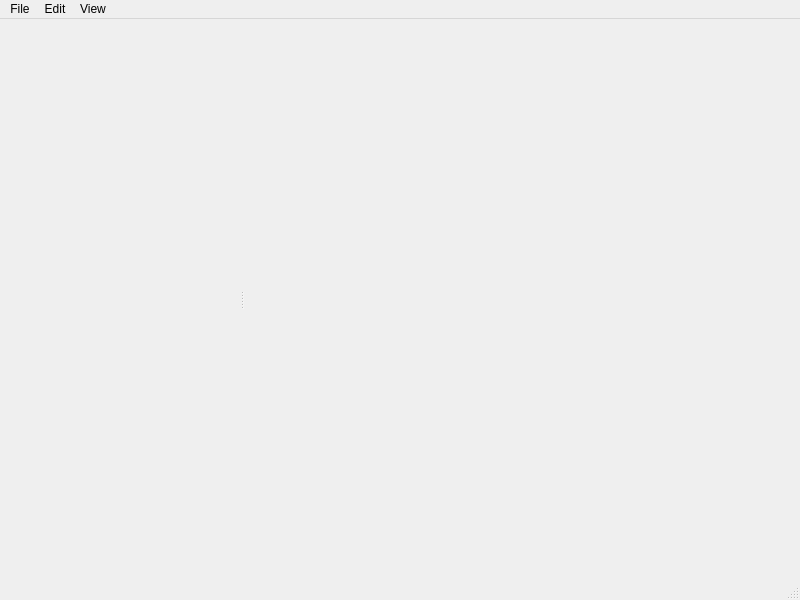
<?xml version="1.0" encoding="UTF-8"?>
<ui version="4.0">
 <class>MainWindow</class>
 <widget class="QMainWindow" name="MainWindow">
  <property name="geometry">
   <rect>
    <x>0</x>
    <y>0</y>
    <width>800</width>
    <height>600</height>
   </rect>
  </property>
  <property name="windowTitle">
   <string>FSG Models Assembler</string>
  </property>
  <property name="windowIcon">
   <iconset resource="../mscsim-asm3d.qrc">
    <normaloff>:/gui/images/icon.svg</normaloff>:/gui/images/icon.svg</iconset>
  </property>
  <property name="locale">
   <locale language="Polish" country="Poland"/>
  </property>
  <widget class="QWidget" name="centralWidget">
   <layout class="QGridLayout" name="gridLayout">
    <property name="leftMargin">
     <number>0</number>
    </property>
    <property name="topMargin">
     <number>0</number>
    </property>
    <property name="rightMargin">
     <number>0</number>
    </property>
    <property name="bottomMargin">
     <number>0</number>
    </property>
    <item row="0" column="0">
     <widget class="QSplitter" name="splitter">
      <property name="orientation">
       <enum>Qt::Horizontal</enum>
      </property>
      <widget class="WidgetDoc" name="widgetDoc" native="true">
       <property name="minimumSize">
        <size>
         <width>240</width>
         <height>0</height>
        </size>
       </property>
      </widget>
      <widget class="WidgetCGI" name="widgetCGI" native="true">
       <property name="sizePolicy">
        <sizepolicy hsizetype="Preferred" vsizetype="Preferred">
         <horstretch>2</horstretch>
         <verstretch>0</verstretch>
        </sizepolicy>
       </property>
      </widget>
     </widget>
    </item>
   </layout>
  </widget>
  <widget class="QMenuBar" name="menuBar">
   <property name="geometry">
    <rect>
     <x>0</x>
     <y>0</y>
     <width>800</width>
     <height>23</height>
    </rect>
   </property>
   <widget class="QMenu" name="menuFile">
    <property name="title">
     <string>File</string>
    </property>
    <widget class="QMenu" name="menuRecentFiles">
     <property name="title">
      <string>Recent files</string>
     </property>
    </widget>
    <addaction name="actionNew"/>
    <addaction name="actionOpen"/>
    <addaction name="menuRecentFiles"/>
    <addaction name="actionClearRecent"/>
    <addaction name="actionSave"/>
    <addaction name="actionSaveAs"/>
    <addaction name="actionExport"/>
    <addaction name="separator"/>
    <addaction name="actionExit"/>
   </widget>
   <widget class="QMenu" name="menuView">
    <property name="title">
     <string>View</string>
    </property>
    <addaction name="actionRefresh"/>
    <addaction name="separator"/>
    <addaction name="actionViewOrbit"/>
    <addaction name="actionViewTrack"/>
   </widget>
   <widget class="QMenu" name="menuEdit">
    <property name="title">
     <string>Edit</string>
    </property>
    <addaction name="actionRotor"/>
   </widget>
   <addaction name="menuFile"/>
   <addaction name="menuEdit"/>
   <addaction name="menuView"/>
  </widget>
  <widget class="QStatusBar" name="statusBar"/>
  <action name="actionSave">
   <property name="text">
    <string>Save (Ctrl+S)</string>
   </property>
  </action>
  <action name="actionSaveAs">
   <property name="text">
    <string>Save as...</string>
   </property>
  </action>
  <action name="actionOpen">
   <property name="text">
    <string>Open</string>
   </property>
  </action>
  <action name="actionExport">
   <property name="text">
    <string>Export as... (Ctrl+E)</string>
   </property>
  </action>
  <action name="actionExit">
   <property name="text">
    <string>Exit</string>
   </property>
  </action>
  <action name="actionRefresh">
   <property name="text">
    <string>Refresh (Ctrl+R)</string>
   </property>
  </action>
  <action name="actionViewOrbit">
   <property name="text">
    <string>Orbit</string>
   </property>
  </action>
  <action name="actionNew">
   <property name="text">
    <string>New</string>
   </property>
  </action>
  <action name="actionClearRecent">
   <property name="text">
    <string>Clear recent</string>
   </property>
  </action>
  <action name="actionViewTrack">
   <property name="text">
    <string>Track</string>
   </property>
  </action>
  <action name="actionRotor">
   <property name="text">
    <string>Rotor</string>
   </property>
  </action>
 </widget>
 <layoutdefault spacing="6" margin="11"/>
 <customwidgets>
  <customwidget>
   <class>WidgetCGI</class>
   <extends>QWidget</extends>
   <header>gui/WidgetCGI.h</header>
   <container>1</container>
  </customwidget>
  <customwidget>
   <class>WidgetDoc</class>
   <extends>QWidget</extends>
   <header>gui/WidgetDoc.h</header>
   <container>1</container>
  </customwidget>
 </customwidgets>
 <resources>
  <include location="../mscsim-asm3d.qrc"/>
 </resources>
 <connections/>
</ui>
